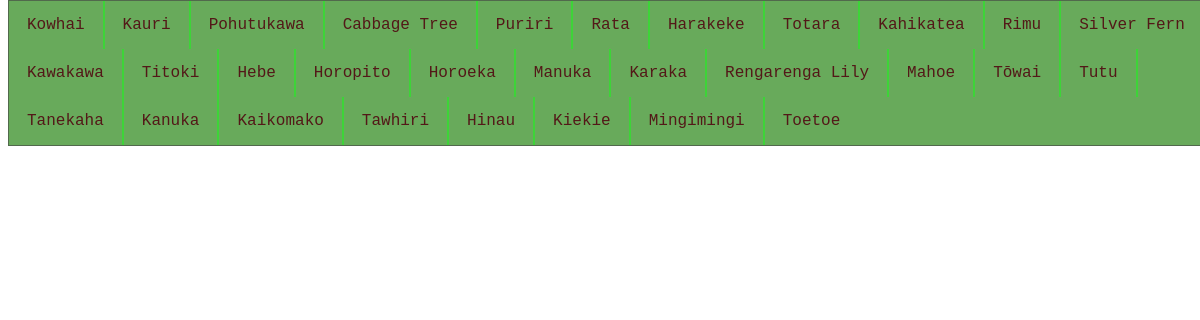
Screenshot of /search with the database file from the repository.
### tables this page shows
CREATE TABLE Plant (id INTEGER PRIMARY KEY AUTOINCREMENT, name TEXT NOT NULL, status INTEGER, family TEXT, scientific_name TEXT);

### routes.py (the view)
@app.route('/search', methods=['GET'])
def search():
    search_term = request.args.get('search_term', '').strip()
    conn = sqlite3.connect('plant.db')
    cursor = conn.cursor()
    result = cursor.execute("SELECT * FROM Plant WHERE name LIKE ?;",
                            (f"%{search_term}%", )).fetchall()
    conn.close()
    return render_template("search.html",
                           result=result,
                           search_term=search_term)

### templates/search.html
{% extends "layout.html" %}
{% block content %}
    <h1>Search Results for "{{ search_term }}"</h1>
    {% if result %}
        <ul>
            {% for plant in result %}
                <li><a href='plant/{{plant[0]}}'>{{ plant[1] }}</a></li>
            {% endfor %}
        </ul>
    {% else %}
        <p>No plants found matching your search.</p>
    {% endif %}
{% endblock %}

### templates/layout.html (shortened to what this page needs)
<!doctype html>
    <head>
        <link rel="stylesheet" href="/static/style.css">
    </head>
    <body>
        <div class="nav">
            <ul>
                <li><a href="http://127.0.0.1:5000/">Home</a></li>
                <li><a href="http://127.0.0.1:5000/all_plant">All Plants</a></li>
                <li>
                    <form action="/search" method="GET">
                    </form>
                </li>
                <li><a href="http://127.0.0.1:5000/login">Login here</a></li>
                <li><a href="http://127.0.0.1:5000/signup">Sign Up here</a></li>
            </ul>
        </div>
        <main>
            {%block content%} {%endblock%}
        </main>
        <footer>
        </footer>
    </body>

### static/style.css (style rules this page uses)
body { font-family: "Lucida Console", "Courier New", monospace; color: rgb(0, 0, 0); }
h1 { font-family: "Comfortaa", "Calibri", monospace; }
div.nav { z-index: 1; }
li { float: left; border-right: 2px solid rgb(61, 212, 56) }
li:last-child { border-right: none; }
li a { display: block; color: rgb(83, 24, 24); text-align: center; padding: 15px 18px; text-decoration: none; }
ul { list-style-type: none; margin: 0; padding: 0; overflow: hidden; background-color:rgb(104, 170, 91); border: 1px solid rgb(81, 105, 76); position: fixed; top: 0; width: 100% }

### rows the page displays
Plant: name "Kowhai"
Plant: name "Kauri"
Plant: name "Pohutukawa"
Plant: name "Cabbage Tree"
Plant: name "Puriri"
Plant: name "Rata"
Plant: name "Harakeke"
Plant: name "Totara"
Plant: name "Kahikatea"
Plant: name "Rimu"
Plant: name "Silver Fern"
Plant: name "Kawakawa"
Plant: name "Titoki"
Plant: name "Hebe"
Plant: name "Horopito"
Plant: name "Horoeka"
Plant: name "Manuka"
Plant: name "Karaka"
Plant: name "Rengarenga Lily"
Plant: name "Mahoe"
Plant: name "Tōwai"
Plant: name "Tutu"
Plant: name "Tanekaha"
Plant: name "Kanuka"
Plant: name "Kaikomako"
Plant: name "Tawhiri"
Plant: name "Hinau"
Plant: name "Kiekie"
Plant: name "Mingimingi"
Plant: name "Toetoe"
